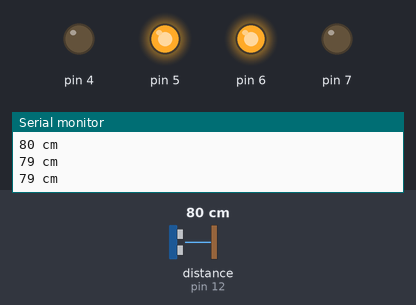
Recording of a sketch running on a simulated Arduino Uno, built with avr-gcc and run on an emulated ATmega328P. On the bench: output pins drawn as LEDs (lit = HIGH), the last lines printed to the serial monitor. Wiring (inferred from the names in the program): ultrasonic range finder: trigger pin 13; echo pin 12. The test bench sets the inputs (shaded band); at power-on: distance to the obstacle (sensor on pin 12) 80 cm. The echo pulse lasts 58.3 µs per cm; pins used as bus, display or sensor lines are not drawn.

Above: at 1.3 s.
1.4 s: distance to the obstacle (sensor on pin 12) set to 65 cm
2.9 s: distance to the obstacle (sensor on pin 12) set to 56 cm
At 3.7 s:
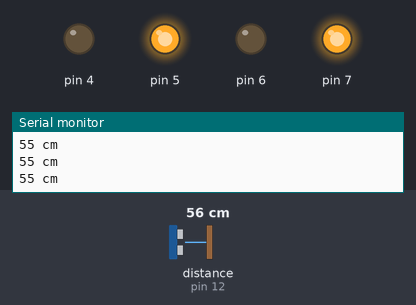
4.5 s: distance to the obstacle (sensor on pin 12) set to 24 cm
6.0 s: distance to the obstacle (sensor on pin 12) set to 20 cm
At 6.7 s:
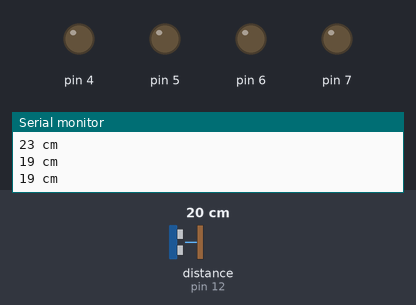
7.5 s: distance to the obstacle (sensor on pin 12) set to 12 cm
9.0 s: distance to the obstacle (sensor on pin 12) set to 9 cm
At 9.3 s:
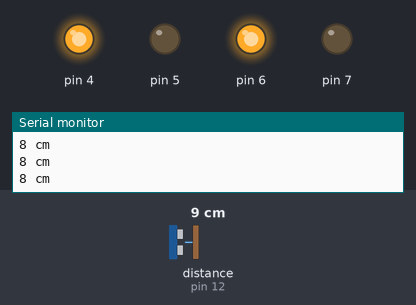
Timing chart, 0 to 11.5 s (numbered marks = the images above; inputs shaded):
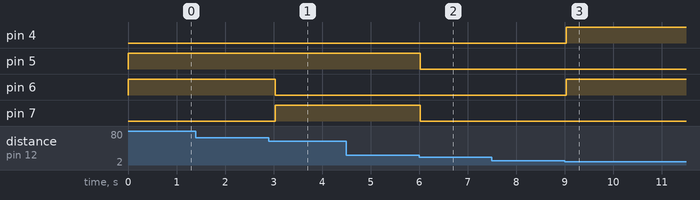

Measured:
- the behaviour switches between 62 and 61 cm on distance to the obstacle (sensor on pin 12) (found by bisection; images 0 and 1)
- the behaviour switches between 22 and 21 cm on distance to the obstacle (sensor on pin 12) (found by bisection; images 1 and 2)
- the behaviour switches between 11 and 10 cm on distance to the obstacle (sensor on pin 12) (found by bisection; images 2 and 3)
- after the input at 2.9 s, pin 6: HIGH → LOW after 0.13 s; pin 7: LOW → HIGH after 0.13 s
- after the input at 6.0 s, pin 5, pin 7: HIGH → LOW at once
- after the input at 9.0 s, pin 4, pin 6: LOW → HIGH at once

The sketch:

Simple_trolly.ino
```cpp
#define trigPin 13
#define echoPin 12
long duration, distance;
int x;
void setup()
{
  Serial.begin(9600);
  pinMode(13,OUTPUT);
  pinMode(12,INPUT);
  pinMode(4,OUTPUT);
  pinMode(5,OUTPUT);
  pinMode(6,OUTPUT);
  pinMode(7,OUTPUT);
}
void loop()
{
  y:
  {
    digitalWrite(trigPin, LOW);  // Added this line
    delayMicroseconds(10); // Added this line
    digitalWrite(trigPin, HIGH);
    delayMicroseconds(10); // Added this line
    digitalWrite(trigPin, LOW);
    duration = pulseIn(echoPin, HIGH);
    distance = (duration/2) / 29.1;
    Serial.print(distance);
    Serial.println(" cm");
    if(distance > 20 && distance <= 60)
     {
      digitalWrite(4,LOW);
      digitalWrite(6,LOW);
      digitalWrite(5,HIGH);
      digitalWrite(7,HIGH);
      delay(100);
     }
    else if(distance <= 20 && distance >= 10)
     {
      digitalWrite(4,LOW);
      digitalWrite(6,LOW);
      digitalWrite(5,LOW);
      digitalWrite(7,LOW);
      delay(500);
     }
    else if(distance < 10)
     {
      digitalWrite(5,LOW);
      digitalWrite(7,LOW);
      digitalWrite(4,HIGH);
      digitalWrite(6,HIGH);
      delay(100);
     }
    if(distance > 60)
     {
      digitalWrite(4,LOW);
      digitalWrite(7,LOW);
      digitalWrite(5,HIGH);
      digitalWrite(6,HIGH);
      delay(500);
      goto y;
     }
}
}
```
